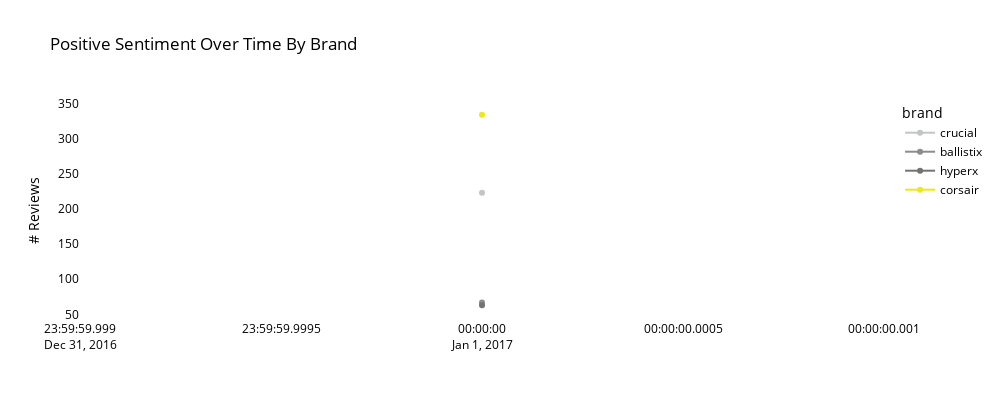

The cell this chart's notebook holds for it:
### Code cell
# positive sentiment in time
competitors_df["period"] = competitors_df["timestamp"].copy().dt.to_period(period)
competitors_df["period"] = competitors_df["period"].dt.to_timestamp()

sentiments_count = competitors_df.groupby(["period", "brand"])["sentiment"].value_counts()
sentiments_df = pd.DataFrame(sentiments_count).rename(columns={"sentiment": "count"}).reset_index()
total_reviews = sentiments_df.groupby(["period", "brand"])["count"].sum().reset_index()

# sentiments_df = pd.merge(sentiments_df, total_reviews, on=["period", "brand"])
# sentiments_df["percentage"] = sentiments_df["count_x"] / sentiments_df["count_y"] * 100

plotly_colors = [secondary_color, "#8c8c8b", "#737372", primary_color]
fig3 = px.line(
    sentiments_df[sentiments_df['sentiment'] == 'positive'],
    x="period",
    y="count",
    height=400,
    width=1000,
    color="brand",
    markers=True,
    category_orders=dict(brand=competitors),
    color_discrete_sequence=plotly_colors,
    title="Positive Sentiment Over Time By Brand",
)
fig3.update_xaxes(showgrid=False, title_text="")
fig3.update_yaxes(showgrid=False, title_text="# Reviews")  # , ticksuffix="%")
fig3.update_layout(
    {
        "plot_bgcolor": "rgba(0, 0, 0, 0)",
        "paper_bgcolor": "rgba(0, 0, 0, 0)",
        "font_color": "#000000",
    }
)

# cambiare colori editor per salvare il grafico
fig3.write_image("../output/pos_sentiment_competitors.png")
fig3

### Figure 1 — Plotly figure (JSON) as saved in the notebook; plotly's stock layout.template omitted (floating-point values rounded to 4 significant figures)
{"data": [{"hovertemplate": "brand=crucial<br>period=%{x}<br>count=%{y}<extra></extra>", "legendgroup": "crucial", "line": {"color": "#C3C5C5", "dash": "solid"}, "marker": {"symbol": "circle"}, "mode": "markers+lines", "name": "crucial", "orientation": "v", "showlegend": true, "x": ["2017-01-01T00:00:00"], "xaxis": "x", "y": [223], "yaxis": "y", "type": "scatter"}, {"hovertemplate": "brand=ballistix<br>period=%{x}<br>count=%{y}<extra></extra>", "legendgroup": "ballistix", "line": {"color": "#8c8c8b", "dash": "solid"}, "marker": {"symbol": "circle"}, "mode": "markers+lines", "name": "ballistix", "orientation": "v", "showlegend": true, "x": ["2017-01-01T00:00:00"], "xaxis": "x", "y": [67], "yaxis": "y", "type": "scatter"}, {"hovertemplate": "brand=hyperx<br>period=%{x}<br>count=%{y}<extra></extra>", "legendgroup": "hyperx", "line": {"color": "#737372", "dash": "solid"}, "marker": {"symbol": "circle"}, "mode": "markers+lines", "name": "hyperx", "orientation": "v", "showlegend": true, "x": ["2017-01-01T00:00:00"], "xaxis": "x", "y": [63], "yaxis": "y", "type": "scatter"}, {"hovertemplate": "brand=corsair<br>period=%{x}<br>count=%{y}<extra></extra>", "legendgroup": "corsair", "line": {"color": "#ECE81A", "dash": "solid"}, "marker": {"symbol": "circle"}, "mode": "markers+lines", "name": "corsair", "orientation": "v", "showlegend": true, "x": ["2017-01-01T00:00:00"], "xaxis": "x", "y": [334], "yaxis": "y", "type": "scatter"}], "layout": {"xaxis": {"anchor": "y", "domain": [0.0, 1.0], "title": {"text": ""}, "showgrid": false}, "yaxis": {"anchor": "x", "domain": [0.0, 1.0], "title": {"text": "# Reviews"}, "showgrid": false}, "legend": {"title": {"text": "brand"}, "tracegroupgap": 0}, "title": {"text": "Positive Sentiment Over Time By Brand"}, "height": 400, "width": 1000, "font": {"color": "#000000"}, "plot_bgcolor": "rgba(0, 0, 0, 0)", "paper_bgcolor": "rgba(0, 0, 0, 0)"}}
